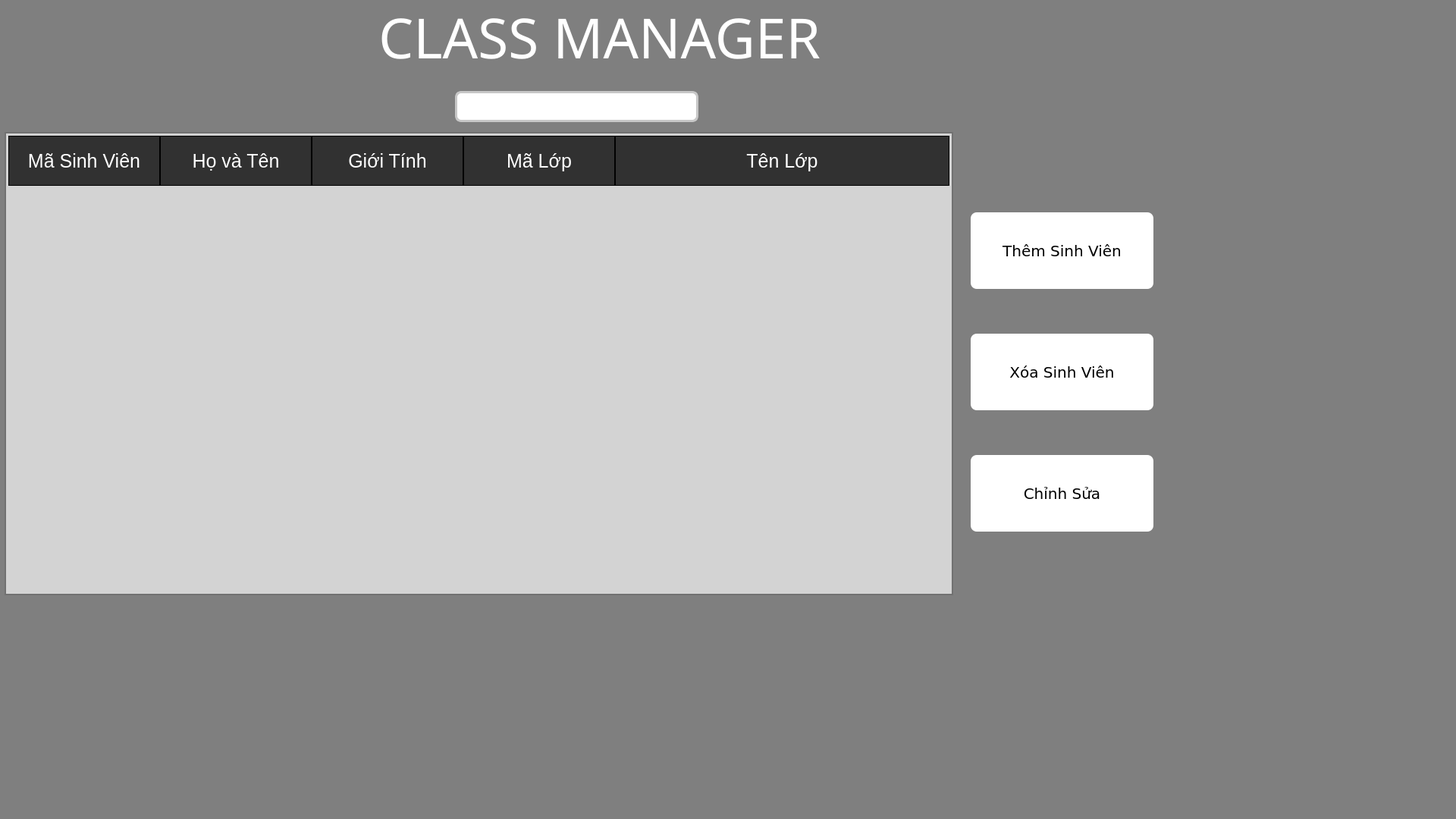
<?xml version="1.0" encoding="UTF-8"?>
<ui version="4.0">
 <class>lop_GV</class>
 <widget class="QMainWindow" name="lop_GV">
  <property name="geometry">
   <rect>
    <x>0</x>
    <y>0</y>
    <width>1920</width>
    <height>1080</height>
   </rect>
  </property>
  <property name="windowTitle">
   <string>MainWindow</string>
  </property>
  <property name="styleSheet">
   <string notr="true">background-color: #7F7F7F;</string>
  </property>
  <widget class="QWidget" name="centralwidget">
   <widget class="QLabel" name="classMaLabel">
    <property name="geometry">
     <rect>
      <x>400</x>
      <y>-2</y>
      <width>781</width>
      <height>101</height>
     </rect>
    </property>
    <property name="font">
     <font>
      <family>VNI-Hobo</family>
      <pointsize>55</pointsize>
      <bold>false</bold>
     </font>
    </property>
    <property name="layoutDirection">
     <enum>Qt::LayoutDirection::LeftToRight</enum>
    </property>
    <property name="styleSheet">
     <string notr="true">background: transparent;
color:rgb(255, 255, 255)</string>
    </property>
    <property name="text">
     <string>CLASS MANAGER</string>
    </property>
    <property name="alignment">
     <set>Qt::AlignmentFlag::AlignCenter</set>
    </property>
   </widget>
   <widget class="QLineEdit" name="lineEdit">
    <property name="geometry">
     <rect>
      <x>600</x>
      <y>120</y>
      <width>321</width>
      <height>41</height>
     </rect>
    </property>
    <property name="styleSheet">
     <string notr="true">background-color: rgb(255, 255, 255);
border: 3px solid rgb(199, 199, 199);
border-radius: 8px; 
padding-right: 2px;</string>
    </property>
   </widget>
   <widget class="QTableWidget" name="tableWidget">
    <property name="geometry">
     <rect>
      <x>6</x>
      <y>174</y>
      <width>1251</width>
      <height>611</height>
     </rect>
    </property>
    <property name="sizePolicy">
     <sizepolicy hsizetype="Fixed" vsizetype="Expanding">
      <horstretch>0</horstretch>
      <verstretch>0</verstretch>
     </sizepolicy>
    </property>
    <property name="font">
     <font>
      <family>Verdana</family>
      <pointsize>1</pointsize>
     </font>
    </property>
    <property name="autoFillBackground">
     <bool>true</bool>
    </property>
    <property name="styleSheet">
     <string notr="true">QTableWidget {
        background-color: rgb(211, 211, 211);
        gridline-color: #e0e0e0;   /* Đường kẻ lưới: xám nhạt */
        border: 2px solid rgb(113, 113, 113);
padding: 3px;
    }

    QHeaderView::section {
        background-color: rgb(49, 49, 49); /* Nền header: xanh dương hiện đại */
        color: #ffffff;            /* Chữ header: trắng nổi bật */
        border: 1px solid rgb(0, 0, 0); /* Viền giữa các phần header: xanh dương đậm */
        padding: 6px;              /* Khoảng cách trong header: rộng rãi */
font-size: 25px;
    }
QTableWidget:hover {
    border: 2px solid rgb(67, 67, 67);
}

QTableWidget:focus {
    border: 2px solid rgb(0, 0, 0);
}</string>
    </property>
    <property name="inputMethodHints">
     <set>Qt::InputMethodHint::ImhNoEditMenu</set>
    </property>
    <property name="verticalScrollBarPolicy">
     <enum>Qt::ScrollBarPolicy::ScrollBarAlwaysOff</enum>
    </property>
    <property name="horizontalScrollBarPolicy">
     <enum>Qt::ScrollBarPolicy::ScrollBarAlwaysOff</enum>
    </property>
    <property name="autoScroll">
     <bool>false</bool>
    </property>
    <property name="editTriggers">
     <set>QAbstractItemView::EditTrigger::NoEditTriggers</set>
    </property>
    <property name="tabKeyNavigation">
     <bool>false</bool>
    </property>
    <property name="showDropIndicator" stdset="0">
     <bool>false</bool>
    </property>
    <property name="dragDropOverwriteMode">
     <bool>false</bool>
    </property>
    <property name="cornerButtonEnabled">
     <bool>false</bool>
    </property>
    <attribute name="horizontalHeaderVisible">
     <bool>true</bool>
    </attribute>
    <attribute name="horizontalHeaderCascadingSectionResizes">
     <bool>false</bool>
    </attribute>
    <attribute name="horizontalHeaderDefaultSectionSize">
     <number>200</number>
    </attribute>
    <attribute name="horizontalHeaderShowSortIndicator" stdset="0">
     <bool>false</bool>
    </attribute>
    <attribute name="horizontalHeaderStretchLastSection">
     <bool>true</bool>
    </attribute>
    <attribute name="verticalHeaderCascadingSectionResizes">
     <bool>false</bool>
    </attribute>
    <attribute name="verticalHeaderShowSortIndicator" stdset="0">
     <bool>false</bool>
    </attribute>
    <attribute name="verticalHeaderStretchLastSection">
     <bool>false</bool>
    </attribute>
    <column>
     <property name="text">
      <string>Mã Sinh Viên</string>
     </property>
     <property name="font">
      <font>
       <family>Verdana</family>
       <pointsize>30</pointsize>
       <kerning>false</kerning>
      </font>
     </property>
    </column>
    <column>
     <property name="text">
      <string>Họ và Tên</string>
     </property>
     <property name="font">
      <font>
       <family>Verdana</family>
       <pointsize>30</pointsize>
      </font>
     </property>
    </column>
    <column>
     <property name="text">
      <string>Giới Tính</string>
     </property>
     <property name="font">
      <font>
       <family>Verdana</family>
       <pointsize>30</pointsize>
      </font>
     </property>
    </column>
    <column>
     <property name="text">
      <string>Mã Lớp</string>
     </property>
     <property name="font">
      <font>
       <family>Verdana</family>
       <pointsize>30</pointsize>
      </font>
     </property>
    </column>
    <column>
     <property name="text">
      <string>Tên Lớp</string>
     </property>
     <property name="font">
      <font>
       <family>Verdana</family>
       <pointsize>30</pointsize>
      </font>
     </property>
    </column>
   </widget>
   <widget class="QPushButton" name="addSV">
    <property name="geometry">
     <rect>
      <x>1280</x>
      <y>280</y>
      <width>241</width>
      <height>101</height>
     </rect>
    </property>
    <property name="font">
     <font>
      <family>Verdana</family>
      <pointsize>15</pointsize>
     </font>
    </property>
    <property name="styleSheet">
     <string notr="true">QPushButton {
    background-color:  rgb(255, 255, 255);
    border: none; /* Không có viền */
    color: rgb(0, 0, 0); /* Màu chữ trắng */
    padding: 10px 20px; /* Khoảng cách bên trong nút */
    text-align: center; /* Canh giữa chữ */
    border-radius: 8px; /* Bo góc */
}

QPushButton:hover {
    background-color: #45a049; /* Màu nền khi di chuột */
}

QPushButton:pressed {
    background-color: #388e3c; /* Màu nền khi nút được nhấn */
}</string>
    </property>
    <property name="text">
     <string>Thêm Sinh Viên</string>
    </property>
   </widget>
   <widget class="QPushButton" name="delSV">
    <property name="geometry">
     <rect>
      <x>1280</x>
      <y>440</y>
      <width>241</width>
      <height>101</height>
     </rect>
    </property>
    <property name="font">
     <font>
      <family>Verdana</family>
      <pointsize>15</pointsize>
     </font>
    </property>
    <property name="styleSheet">
     <string notr="true">QPushButton {
    background-color:  rgb(255, 255, 255);
    border: none; /* Không có viền */
    color: rgb(0, 0, 0); /* Màu chữ trắng */
    padding: 10px 20px; /* Khoảng cách bên trong nút */
    text-align: center; /* Canh giữa chữ */
    border-radius: 8px; /* Bo góc */
}

QPushButton:hover {
    background-color: rgb(255, 56, 56);
}

QPushButton:pressed {
    background-color: rgb(255, 0, 0);
}</string>
    </property>
    <property name="text">
     <string>Xóa Sinh Viên</string>
    </property>
   </widget>
   <widget class="QPushButton" name="quenMK_3">
    <property name="geometry">
     <rect>
      <x>1280</x>
      <y>600</y>
      <width>241</width>
      <height>101</height>
     </rect>
    </property>
    <property name="font">
     <font>
      <family>Verdana</family>
      <pointsize>15</pointsize>
     </font>
    </property>
    <property name="styleSheet">
     <string notr="true">QPushButton {
    background-color:  rgb(255, 255, 255);
    border: none; /* Không có viền */
    color: rgb(0, 0, 0); /* Màu chữ trắng */
    padding: 10px 20px; /* Khoảng cách bên trong nút */
    text-align: center; /* Canh giữa chữ */
    border-radius: 8px; /* Bo góc */
}

QPushButton:hover {
    background-color: rgb(61, 203, 255);
}

QPushButton:pressed {
    background-color: rgb(0, 81, 255);
}</string>
    </property>
    <property name="text">
     <string>Chỉnh Sửa</string>
    </property>
   </widget>
  </widget>
 </widget>
 <resources/>
 <connections/>
</ui>
